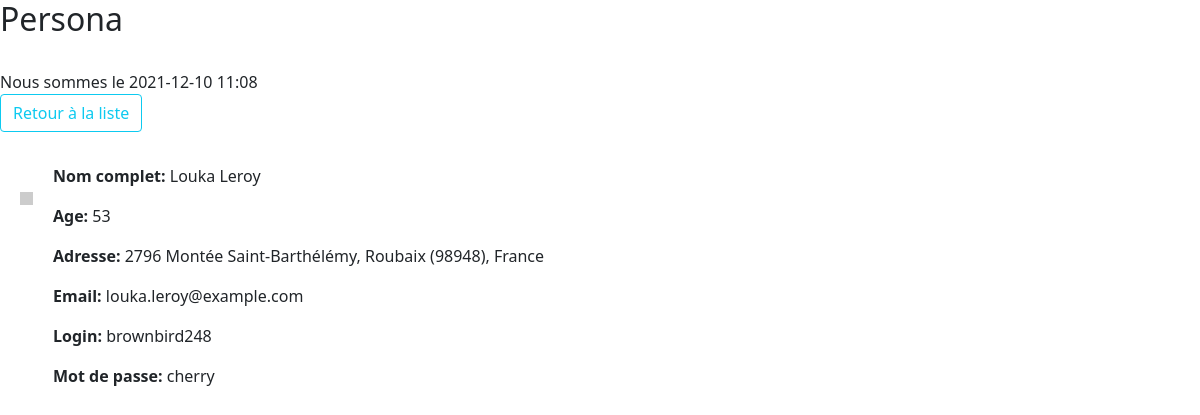
The page /persona_detail/10/ on the database its author committed.
### personna_app/models.py (models this page shows, shortened)
class Persona(models.Model):
    first_name     = models.CharField(max_length=50)
    last_name      = models.CharField(max_length=50)
    address_street = models.CharField(max_length=100)
    address_number = models.IntegerField()
    city           = models.CharField(max_length=50)
    postcode       = models.IntegerField()
    country        = models.CharField(max_length=50)
    email          = models.CharField(max_length=50)
    username       = models.CharField(max_length=50)
    password       = models.CharField(max_length=50)
    age            = models.IntegerField()
    picture        = models.CharField(max_length=200)

### personna_app/views.py (the view)
# urls.py: path('persona_detail/<int:id>/', views.persona_detail, name="url_persona_detail"),
def persona_detail(request,id):
    persona = Persona.objects.get(id=id)
    context = {
        'persona':persona
    }
    return render(request, 'persona_app/persona_detail.html', context)

### personna_app/templates/persona_app/persona_detail.html (shortened to what this page needs)
{% extends 'base.html' %}
{% block content %}
<a href="{% url 'url_persona_list' %}" class="btn btn-outline-info" style="margin-bottom: 2em">Retour à la liste</a>
<div style="display: flex">
    <div style="padding: 20px">
        <img style="max-height: 250px" src="{{ persona.picture }}">
    </div>
    <div style="flex-direction: column">
        <p><b>Nom complet:</b> {{ persona.first_name }} {{ persona.last_name }}</p>
        <p><b>Age:</b> {{ persona.age }}</p>
        <p><b>Adresse:</b> {{ persona.address_number }} {{ persona.address_street }}, {{ persona.city }} ({{ persona.postcode }}), {{ persona.country }}</p>
        <p><b>Email:</b> {{ persona.email }}</p>
        <p><b>Login:</b> {{ persona.username }}</p>
        <p><b>Mot de passe:</b> {{ persona.password }}</p>
    </div>
</div>
{% endblock content %}

### rows shown on the page
Persona: first_name "Louka", last_name "Leroy", age "53", address_number "2796", address_street "Montée Saint-Barthélémy", city "Roubaix", postcode "98948", country "France", email "louka.leroy@example.com", username "brownbird248", password "cherry"
